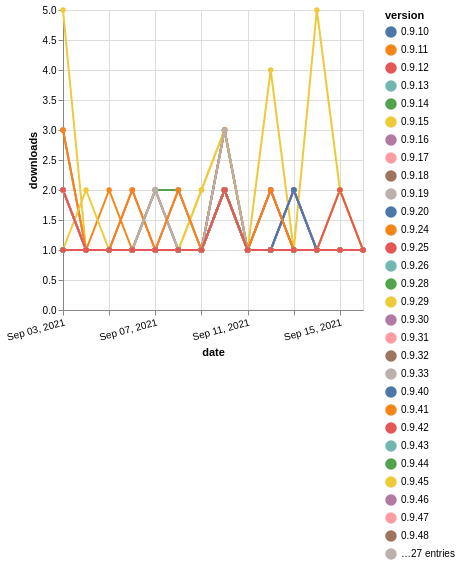

Express this chart as Vega-Lite.
### Vega-Lite specification from a JSON file in a GitHub repository (floating-point values rounded to 4 significant figures; data arrays with more than 128 entries replaced by an {"elided": "..."} marker saying what was removed)
{"$schema": "https://vega.github.io/schema/vega-lite/v5.json", "description": "A simple bar chart with embedded data.", "data": {"values": {"elided": "784 records"}}, "width": "container", "mark": {"type": "line", "point": {"filled": true}}, "encoding": {"x": {"field": "date", "type": "temporal", "timeUnit": "yearmonthdate", "title": "date", "axis": {"labelAngle": -15}}, "y": {"field": "delta", "type": "quantitative", "title": "downloads"}, "color": {"field": "version", "type": "nominal"}, "tooltip": {"field": "delta"}}}
